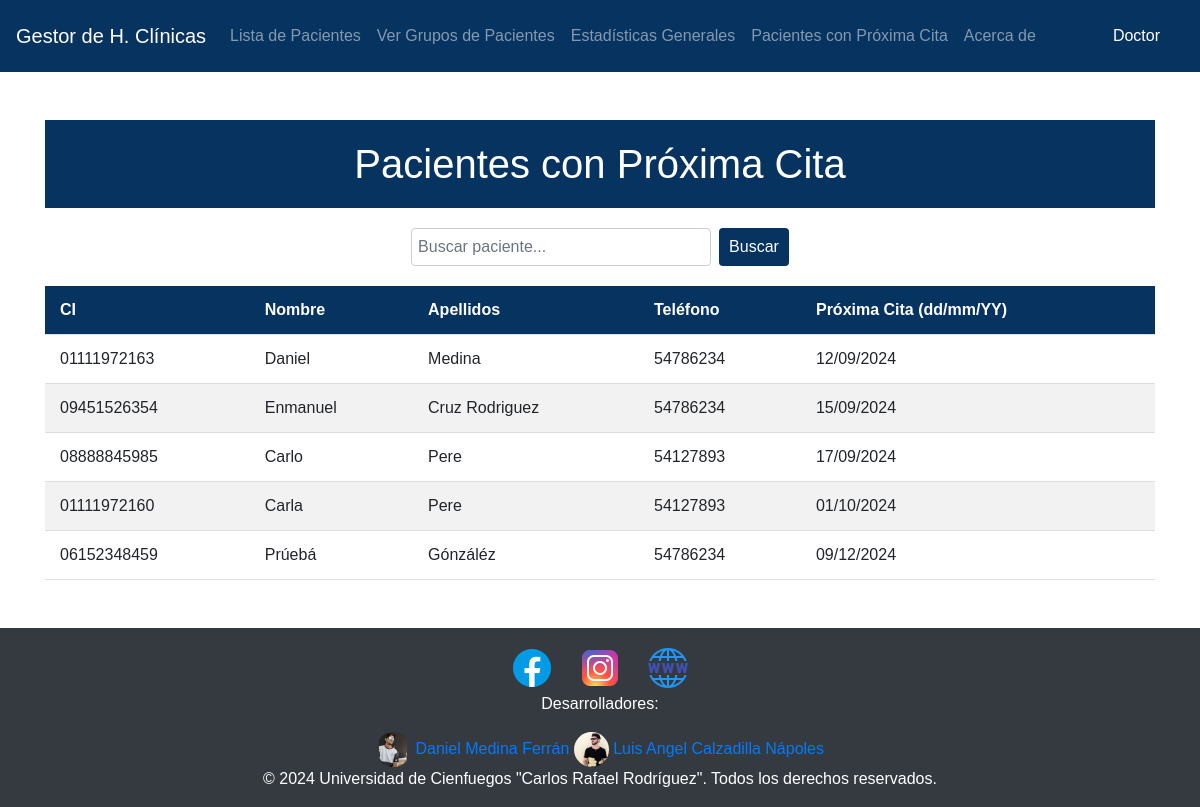
/pacientes/con_proxima_cita/ (signed in), run on an earlier commit of the app's database.
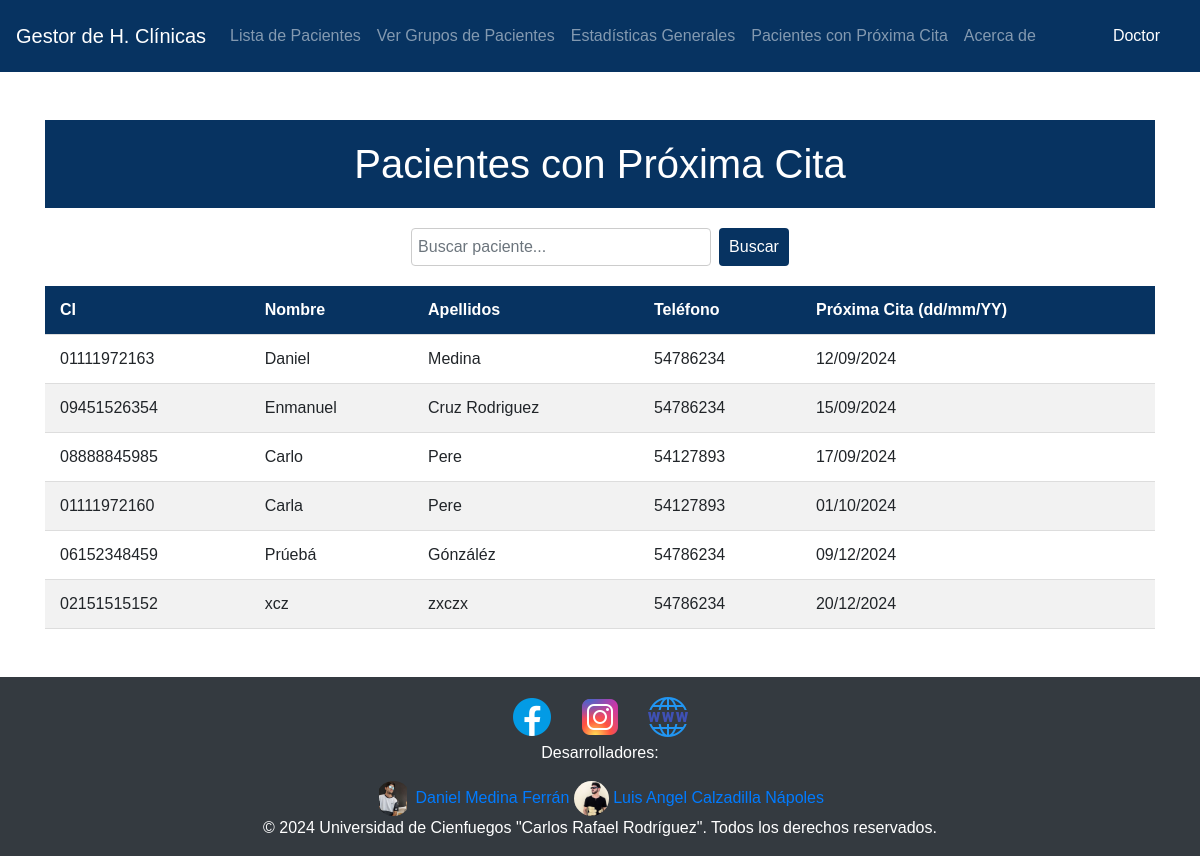
And on a later commit of the database.
### Historia/models.py (models this page shows, shortened)
class Paciente(models.Model):
    ci = models.CharField(primary_key=True, max_length=11)
    nombre = models.CharField(max_length=50)
    apellidos = models.CharField(max_length=50)
    telefono = models.IntegerField(null=True)
    direccion = models.CharField(max_length=50)
    SEXO_CHOICES = (
        ('M', 'Masculino'),
        ('F', 'Femenino'),
    )
    sexo = models.CharField(max_length=1, choices=SEXO_CHOICES)
    RAZA_CHOICES = (
        ('B', 'Blanco'),
        ('N', 'Negro'),
    )
    raza = models.CharField(max_length=1, choices=RAZA_CHOICES)
    edad = models.IntegerField()

class EFaparato(models.Model):
    id = models.IntegerField(primary_key=True)
    PYMHUMEDA_CHOICES = (
        ('S', 'Humeda'),
        ('N', 'No es Humeda'),
    )
    PYMCOLOR_CHOICES = (
        ('S', 'Normocoloreado'),
        ('N', 'No es Normocoloreado'),
    )
    TVS_CHOICES = (
        ('S', 'Infiltrado'),
        ('N', 'No Infiltrado'),
    )
    YON_CHOICES = (
        ('S', 'Sí'),
        ('N', 'No'),
    )
    NOP_CHOICES = (
        ('N', 'Normal'),
        ('P', 'Patológico'),
    )
    PUL_CHOICES = (
        ('P', 'Presente'),
        ('N', 'No Presente'),
    )
    pym_humedo = models.CharField(max_length=1, choices=PYMHUMEDA_CHOICES)
    pym_coloreado = models.CharField(max_length=1, choices=PYMCOLOR_CHOICES)
    descripcion_pym = models.TextField(blank=True, null=True)
    tvs = models.CharField(max_length=1, choices=YON_CHOICES)
    descripcion_tvs = models.TextField(blank=True, null=True)
    inspeccion_respiratoria = models.CharField(max_length=1, choices=NOP_CHOICES)
    palpacion_respiratoria = models.CharField(max_length=1, choices=NOP_CHOICES)
    percusion_respiratoria = models.CharField(max_length=1, choices=NOP_CHOICES)
    auscultacion_respiratoria = models.CharField(max_length=1, choices=NOP_CHOICES)
    descripcion_respiratoria = models.TextField(blank=True, null=True)
    frecuencia_respiratoria = models.CharField(max_length=255)
    descripcion_frecuencia_respiratoria = models.TextField(blank=True, null=True)
    inspeccion_cardiovascular = models.CharField(max_length=1, choices=NOP_CHOICES)
    palpacion_cardiovascular = models.CharField(max_length=1, choices=NOP_CHOICES)
    percusion_cardiovascular = models.CharField(max_length=1, choices=NOP_CHOICES)
    auscultacion_cardiovascular = models.CharField(max_length=1, choices=NOP_CHOICES)
    descripcion_cardiovascular = models.TextField(blank=True, null=True)
    frecuencia_cardiaca = models.CharField(max_length=255)
    presion_arterial = models.CharField(max_length=255)
    pulso = models.CharField(max_length=1, choices=PUL_CHOICES)
    descripcion_fpp = models.TextField(blank=True, null=True)
    inspeccion_abdominal = models.CharField(max_length=1, choices=NOP_CHOICES)
    palpacion_abdominal = models.CharField(max_length=1, choices=NOP_CHOICES)
    auscultacion_abdominal = models.CharField(max_length=1, choices=NOP_CHOICES)
    percusion_abdominal = models.CharField(max_length=1, choices=NOP_CHOICES)
    descripcion_abdominal = models.TextField(blank=True, null=True)
    conciente = models.CharField(max_length=1, choices=YON_CHOICES)
    orientado = models.CharField(max_length=1, choices=YON_CHOICES)
    descripcion_sn_central = models.TextField(blank=True, null=True)
    signos_maningeos = models.CharField(max_length=1, choices=YON_CHOICES)
    descripcion_signos_maningeos = models.TextField(blank=True, null=True)
    pares_craneales = models.CharField(max_length=1, choices=NOP_CHOICES)
    descripcion_pares_craneales = models.TextField(blank=True, null=True)
    soma = models.CharField(max_length=1, choices=NOP_CHOICES)
    descripcion_soma = models.TextField(blank=True, null=True)
    genital_urinario = models.CharField(max_length=1, choices=NOP_CHOICES)
    genital_urinario_descripcion = models.TextField(blank=True, null=True)
    mamas_simetricas = models.CharField(max_length=1, choices=YON_CHOICES)
    mamas_simetricas_descripcion = models.TextField(blank=True, null=True)
    mamas_nodulos = models.CharField(max_length=1, choices=YON_CHOICES)
    mamas_nodulos_descripcion = models.TextField(blank=True, null=True)
    estado_pezon = models.CharField(max_length=1, choices=NOP_CHOICES)
    estado_pezon_descripcion = models.TextField(blank=True, null=True)
    estado_axila = models.CharField(max_length=1, choices=NOP_CHOICES)
    estado_axila_descripcion = models.TextField(blank=True, null=True)
    genital_externo = models.CharField(max_length=1, choices=NOP_CHOICES)
    descripcion_genital_externo = models.TextField(blank=True, null=True)
    peso = models.CharField(max_length=255)
    talla = models.CharField(max_length=255)
    indice_corporal = models.FloatField()
    orientacion = models.CharField(max_length=255)
    proxima_cita = models.DateTimeField()
    egeneral = models.OneToOneField(EGeneral, on_delete=models.CASCADE, related_name='efaparato')
    grupos = models.ForeignKey('Grupos', on_delete=models.CASCADE, related_name='efaparatos')

### Historia/views/pacientes.py (the view)
# urls.py: path('pacientes/con_proxima_cita/', pacientes.pacientes_con_proxima_cita, name='pacientes_con_proxima_cita'),
@login_required(login_url="/")
def pacientes_con_proxima_cita(request):
    pacientes_con_cita = []
    pacientes = Paciente.objects.all()
    for paciente in pacientes:
        try:
            ultima_fecha = Fecha.objects.filter(paciente=paciente).order_by('-fecha_inicial').first()
            if ultima_fecha:
                if ultima_fecha.egeneral and ultima_fecha.egeneral.efaparato and ultima_fecha.egeneral.efaparato.proxima_cita:
                    pacientes_con_cita.append({
                        'paciente': paciente,
                        'proxima_cita': ultima_fecha.egeneral.efaparato.proxima_cita
                    })
        except ObjectDoesNotExist:
            pass
    context = {
        'pacientes': pacientes_con_cita
    }
    return render(request, 'pacientes/lista_pacientes_proxima_cita.html', context)

### Historia/templates/pacientes/lista_pacientes_proxima_cita.html (shortened to what this page needs)
{% extends 'base.html' %}
{% block content %}
<head>
</head>
<body>
    <h1>Pacientes con Próxima Cita</h1>
    <div class="search-container">
        <input type="text" class="form-control" id="search" name="search" placeholder="Buscar paciente..." onkeyup="filterTable()">
        <button type="button" class="btn btn-primary ml-2" onclick="filterTable()">Buscar</button>
    </div>
    <table id="patientTable">
        <thead>
            <tr>
                <th>CI</th>
                <th>Nombre</th>
                <th>Apellidos</th>
                <th>Teléfono</th>
                <th>Próxima Cita (dd/mm/YY)</th>
            </tr>
        </thead>
        <tbody>
            {% for item in pacientes|dictsort:'proxima_cita' %}
            <tr>
                <td>{{ item.paciente.ci }}</td>
                <td>{{ item.paciente.nombre }}</td>
                <td>{{ item.paciente.apellidos }}</td>
                <td>{{ item.paciente.telefono }}</td>
                <td>
                    {% if item.proxima_cita %}
                        {{ item.proxima_cita|date:"d/m/Y" }}
                    {% else %}
                        No hay cita próxima registrada
                    {% endif %}
                </td>
            </tr>
            {% endfor %}
        </tbody>
    </table>
</body>
{% endblock %}

What changed in the data, as far as the page shows it:
added Paciente: paciente.ci "02151515152", paciente.nombre "xcz", paciente.apellidos "zxczx", paciente.telefono "54786234", proxima_cita "20/12/2024"
